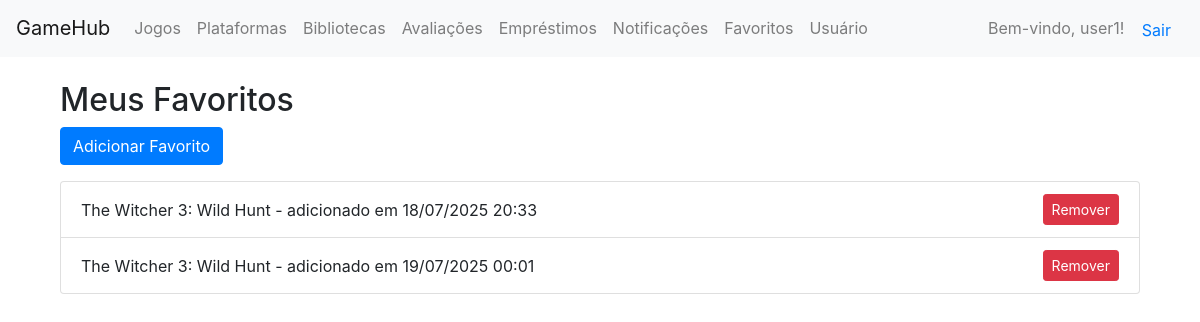
/favoritos/ (signed in), run on the app's committed database.
### core/models.py (models this page shows, shortened)
class Usuario(AbstractUser):
    data_nascimento = models.DateField(null=True, blank=True)

class Favorito(models.Model):
    usuario = models.ForeignKey(Usuario, on_delete=models.CASCADE)
    jogo = models.ForeignKey(Jogo, on_delete=models.CASCADE)
    adicionado_em = models.DateTimeField(auto_now_add=True)

class Jogo(models.Model):
    titulo = models.CharField(max_length=100)
    descricao = models.TextField(blank=True)
    categoria = models.ForeignKey(Categoria, on_delete=models.CASCADE)
    plataforma = models.ForeignKey(Plataforma, on_delete=models.CASCADE)
    desenvolvedora = models.ForeignKey(Desenvolvedora, on_delete=models.SET_NULL, null=True)

### core/views.py (the view)
# urls.py: path('favoritos/', views.favorito_list, name='favorito_list'),
@login_required
def favorito_list(request):
    favoritos = Favorito.objects.filter(usuario=request.user)
    return render(request, 'favoritos/favorito_list.html', {'favoritos': favoritos})

### core/templates/favoritos/favorito_list.html (shortened to what this page needs)
{% extends 'base.html' %}
{% block content %}
<div class="container mt-4">
    <h2>Meus Favoritos</h2>
    <a href="{% url 'favorito_create' %}" class="btn btn-primary mb-3">Adicionar Favorito</a>
    <ul class="list-group">
        {% for fav in favoritos %}
            <li class="list-group-item d-flex justify-content-between align-items-center">
                {{ fav.jogo.titulo }} - adicionado em {{ fav.adicionado_em|date:"d/m/Y H:i" }}
                <a href="{% url 'favorito_delete' fav.pk %}" class="btn btn-danger btn-sm">Remover</a>
            </li>
        {% empty %}
            <li class="list-group-item">Nenhum jogo favorito.</li>
        {% endfor %}
    </ul>
</div>
{% endblock %}

### core/templates/base.html (shortened to what this page needs)
<!DOCTYPE html>
<html lang="pt-br">
<head>
    <link rel="stylesheet" href="https://stackpath.bootstrapcdn.com/bootstrap/4.5.2/css/bootstrap.min.css">
</head>
<body>
    <header>
        <nav class="navbar navbar-expand-lg navbar-light bg-light">
            <a class="navbar-brand" href="{% url 'home' %}">GameHub</a>
            <div class="collapse navbar-collapse">
                <ul class="navbar-nav">
                    <li class="nav-item"><a class="nav-link" href="{% url 'jogo_list' %}">Jogos</a></li>
                    <li class="nav-item"><a class="nav-link" href="{% url 'plataforma_list' %}">Plataformas</a></li>
                    <li class="nav-item"><a class="nav-link" href="{% url 'biblioteca_list' %}">Bibliotecas</a></li>
                    <li class="nav-item"><a class="nav-link" href="{% url 'avaliacao_list' %}">Avaliações</a></li>
                    <li class="nav-item"><a class="nav-link" href="{% url 'emprestimo_list' %}">Empréstimos</a></li>
                    <li class="nav-item"><a class="nav-link" href="{% url 'notificacao_list' %}">Notificações</a></li>
                    <li class="nav-item"><a class="nav-link" href="{% url 'favorito_list' %}">Favoritos</a></li>
                    <li class="nav-item"><a class="nav-link" href="{% url 'usuario_list' %}">Usuário</a></li>
                </ul>
                <div class="ml-auto">
                    {% if user.is_authenticated %}
                        <span class="navbar-text">Bem-vindo, {{ user.username }}!</span>
                        <form action="{% url 'logout' %}" method="post" style="display:inline;">
                            <button type="submit" class="btn btn-link">Sair</button>
                        </form>
                    {% else %}
                        <a class="btn btn-primary" href="{% url 'login' %}">Login</a>
                        <a class="btn btn-secondary" href="{% url 'register' %}">Registrar</a>
                    {% endif %}
                </div>
            </div>
        </nav>
    </header>
    <main class="container mt-4">
        {% block content %}{% endblock %}
    </main>
</body>
</html>

### data on the page
Usuario: username "user1"
Favorito: jogo.titulo "The Witcher 3: Wild Hunt", adicionado_em "18/07/2025 20:33"
Favorito: jogo.titulo "The Witcher 3: Wild Hunt", adicionado_em "19/07/2025 00:01"
